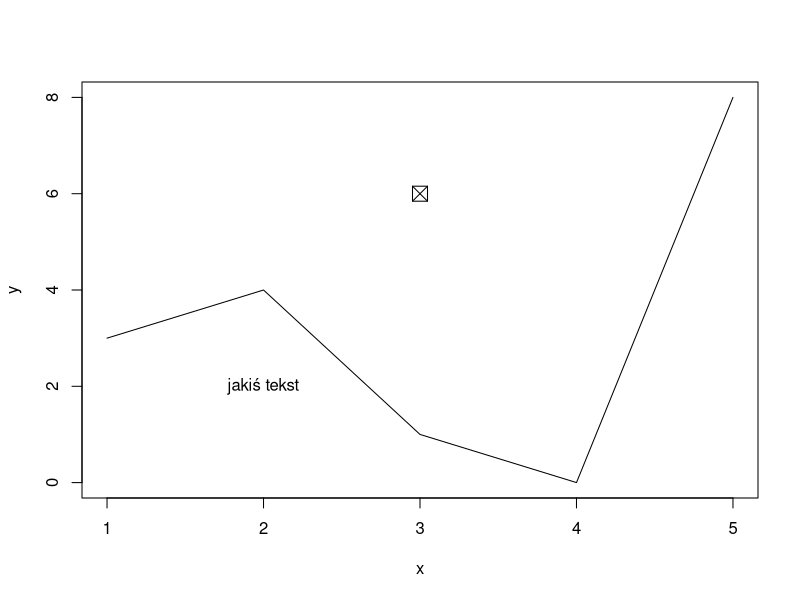
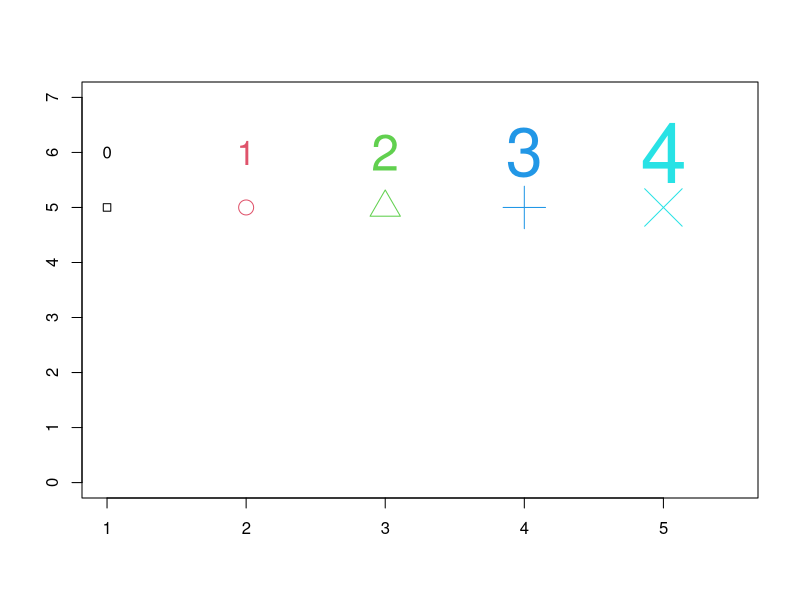

The R script that drew these images, in order:
## ---- chunk 1
x<-c(1,2,3,4,5)
y<-c(3,4,1,0,8)
plot(x,y,type = "l")
text(2,2,labels = "jakiś tekst")
points(3,6,pch=7, cex=2)
## ---- chunk 2
plot(1, 1, xlim=c(1,5.5), ylim=c(0,7), type="n", ann=FALSE)
text(1:5, rep(6,5), labels=c(0:4), cex=1:5, col=1:5)
points(1:5, rep(5,5), cex=1:5, col=1:5, pch=0:4)
